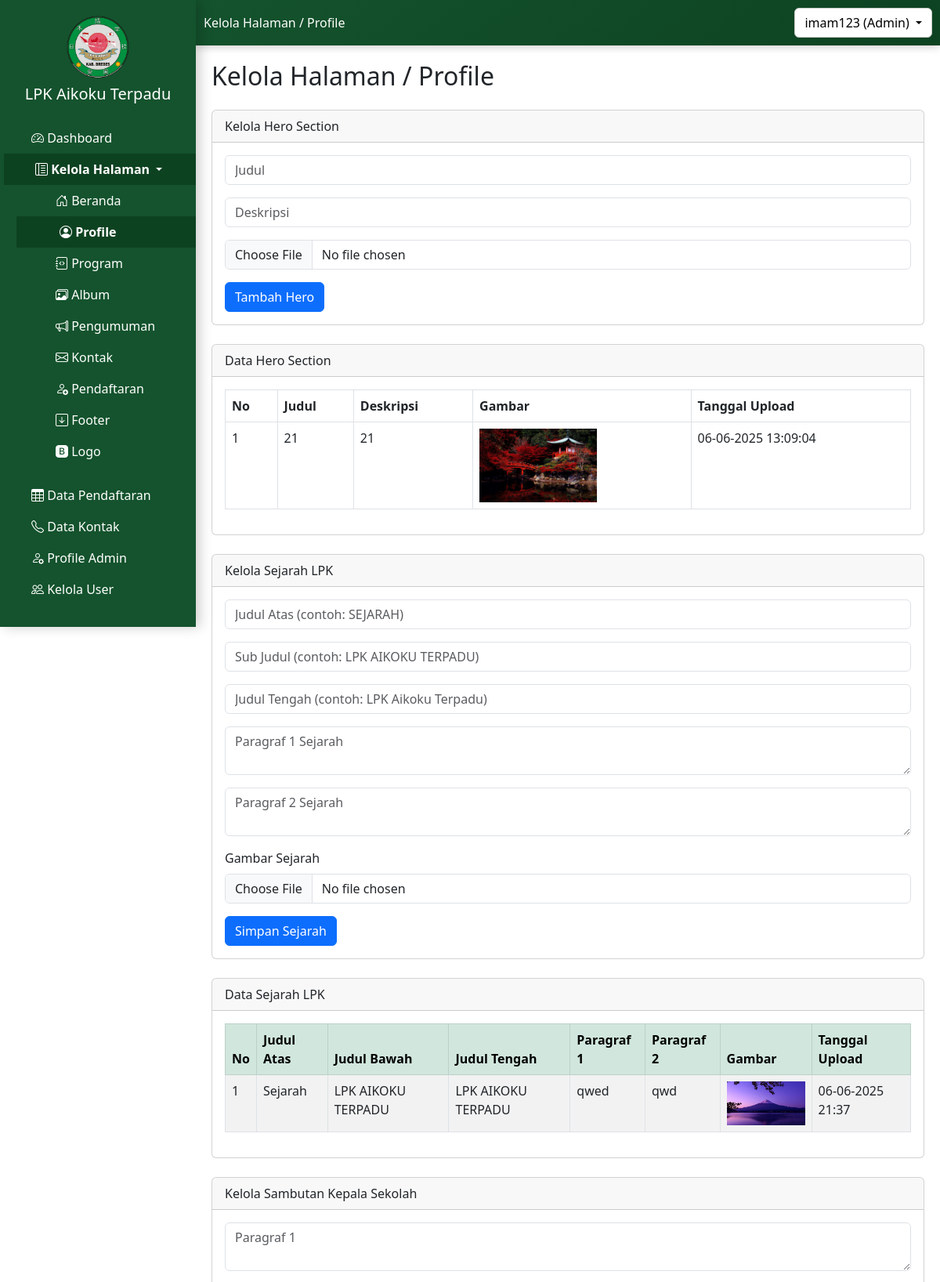
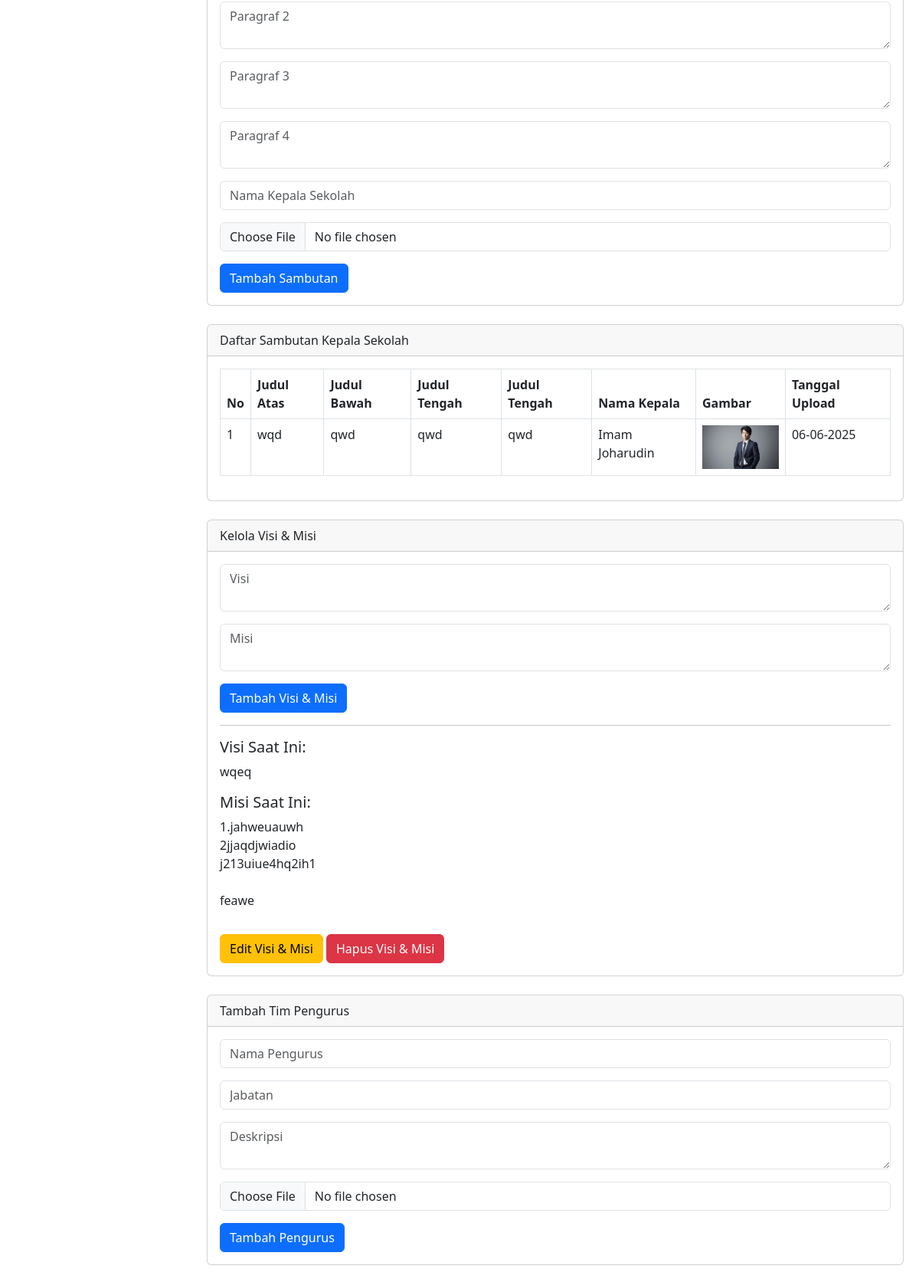
Screenshot of /admin/kelola_halaman/profile/profile_admin.php (signed in, upper part) with the database file from the repository (2 pictures, top to bottom).
### tables this page shows
CREATE TABLE `tb_hero_profile` (
  `id_hero` int(11) NOT NULL,
  `judul` varchar(255) NOT NULL,
  `deskripsi` text NOT NULL,
  `gambar` varchar(255) NOT NULL,
  `upload_date` timestamp NOT NULL DEFAULT current_timestamp()
);

CREATE TABLE `tb_profile_sejarah` (
  `id` int(11) NOT NULL,
  `judul_atas` varchar(100) DEFAULT NULL,
  `judul_bawah` varchar(100) DEFAULT NULL,
  `judul_tengah` varchar(100) DEFAULT NULL,
  `paragraf1` text DEFAULT NULL,
  `paragraf2` text DEFAULT NULL,
  `gambar` varchar(255) DEFAULT NULL,
  `tanggal_upload` datetime DEFAULT current_timestamp()
);

CREATE TABLE `tb_profile_sambutan` (
  `id` int(11) NOT NULL,
  `paragraf_1` text NOT NULL,
  `paragraf_2` text NOT NULL,
  `paragraf_3` text NOT NULL,
  `paragraf_4` text NOT NULL,
  `nama_kepala` varchar(255) NOT NULL,
  `gambar` varchar(255) NOT NULL,
  `tanggal_upload` timestamp NOT NULL DEFAULT current_timestamp()
);

CREATE TABLE `tb_profile_visimisi` (
  `id_visimisi` int(11) NOT NULL,
  `visi` text NOT NULL,
  `misi` text NOT NULL,
  `tanggal_upload` datetime DEFAULT current_timestamp()
);

### admin/kelola_halaman/profile/profile_admin.php (the view, shortened to what this page needs)
<?php
include '../../../config.php';
$hero_result = mysqli_query($mysqli, "SELECT * FROM tb_hero_profile ORDER BY id_hero DESC");
$sejarah = mysqli_query($mysqli, "SELECT * FROM tb_profile_sejarah ORDER BY id DESC LIMIT 1");
$sambutan_result = mysqli_query($mysqli, "SELECT * FROM tb_profile_sambutan ORDER BY tanggal_upload DESC LIMIT 1");
$data = mysqli_query($mysqli, "SELECT * FROM tb_profile_visimisi ORDER BY tanggal_upload DESC LIMIT 1");
$visimisi = mysqli_fetch_assoc($data);
$pageTitle = 'Kelola Halaman / Profile';
?>
<!DOCTYPE html>
<html lang="id">
<head>
</head>
<body>
    <?php include '../../../sidebar1.php'; ?>
    <div class="content">
        <h2 class="mb-4"><?php echo $pageTitle; ?></h2>
        <div class="card mb-4">
            <div class="card-header">Kelola Hero Section</div>
            <div class="card-body">
                <form action="hero/proses_tambah_hero_profile.php" method="POST" enctype="multipart/form-data">
                    <input type="text" name="judul" class="form-control mb-3" placeholder="Judul" required>
                    <input type="text" name="deskripsi" class="form-control mb-3" placeholder="Deskripsi" required>
                    <input type="file" name="gambar" class="form-control mb-3" required>
                    <button type="submit" class="btn btn-primary">Tambah Hero</button>
                </form>
            </div>
        </div>
        <div class="card mb-4">
            <div class="card-header">Data Hero Section</div>
            <div class="card-body">
                <table class="table table-bordered">
                    <thead>
                        <tr>
                            <th>No</th>
                            <th>Judul</th>
                            <th>Deskripsi</th>
                            <th>Gambar</th>
                            <th>Tanggal Upload</th>
                        </tr>
                    </thead>
                    <tbody>
                        <?php
                        $no = 1;
                        while ($row = mysqli_fetch_assoc($hero_result)) {
                            ?>
                            <tr>
                                <td><?= $no++; ?></td>
                                <td><?= $row['judul']; ?></td>
                                <td><?= $row['deskripsi']; ?></td>
                                <td>
                                    <img src="../../../uploads/<?= $row['gambar']; ?>" width="150" alt="Hero Gambar">
                                </td>
                                <td><?= date('d-m-Y H:i:s', strtotime($row['upload_date'])); ?></td>
                            </tr>
                        <?php } ?>
                    </tbody>
                </table>
            </div>
        </div>
        <div class="card mb-4">
            <div class="card-header">Kelola Sejarah LPK</div>
            <div class="card-body">
                <form action="sejarah/proses_tambah_sejarah.php" method="POST" enctype="multipart/form-data">
                    <input type="text" name="judul_atas" class="form-control mb-3"
                        placeholder="Judul Atas (contoh: SEJARAH)" required>
                    <input type="text" name="judul_bawah" class="form-control mb-3"
                        placeholder="Sub Judul (contoh: LPK AIKOKU TERPADU)" required>
                    <input type="text" name="judul_tengah" class="form-control mb-3"
                        placeholder="Judul Tengah (contoh: LPK Aikoku Terpadu)" required>
                    <textarea name="paragraf1" class="form-control mb-3" placeholder="Paragraf 1 Sejarah"
                        required></textarea>
                    <textarea name="paragraf2" class="form-control mb-3" placeholder="Paragraf 2 Sejarah"
                        required></textarea>
                    <label class="form-label">Gambar Sejarah</label>
                    <input type="file" name="gambar" class="form-control mb-3" required>
                    <button type="submit" class="btn btn-primary">Simpan Sejarah</button>
                </form>
            </div>
        </div>
        <div class="card mb-4">
            <div class="card-header">Data Sejarah LPK</div>
            <div class="card-body">
                <table class="table table-bordered table-striped">
                    <thead class="table-success">
                        <tr>
                            <th>No</th>
                            <th>Judul Atas</th>
                            <th>Judul Bawah</th>
                            <th>Judul Tengah</th>
                            <th>Paragraf 1</th>
                            <th>Paragraf 2</th>
                            <th>Gambar</th>
                            <th>Tanggal Upload</th>
                        </tr>
                    </thead>
                    <tbody>
                        <?php $no = 1;
                        while ($data = mysqli_fetch_assoc($sejarah)) {
                            ?>
                            <tr>
                                <td><?= $no++; ?></td>
                                <td><?= $data['judul_atas']; ?></td>
                                <td><?= $data['judul_bawah']; ?></td>
                                <td><?= $data['judul_tengah']; ?></td>
                                <td><?= $data['paragraf1']; ?></td>
                                <td><?= $data['paragraf2']; ?></td>
                                <td><img src="../../../uploads/<?= $data['gambar']; ?>" width="100"></td>
                                <td><?= date('d-m-Y H:i', strtotime($data['tanggal_upload'])); ?></td>
                            </tr>
                        <?php } ?>
                    </tbody>
                </table>
            </div>
        </div>
        <div class="card mb-4">
            <div class="card-header">Kelola Sambutan Kepala Sekolah</div>
            <div class="card-body">
                <form action="sambutan/proses_tambah_sambutan.php" method="POST" enctype="multipart/form-data">
                    <textarea name="paragraf_1" class="form-control mb-3" placeholder="Paragraf 1" required></textarea>
                    <textarea name="paragraf_2" class="form-control mb-3" placeholder="Paragraf 2" required></textarea>
                    <textarea name="paragraf_3" class="form-control mb-3" placeholder="Paragraf 3" required></textarea>
                    <textarea name="paragraf_4" class="form-control mb-3" placeholder="Paragraf 4" required></textarea>
                    <input type="text" name="nama_kepala" class="form-control mb-3" placeholder="Nama Kepala Sekolah"
                        required>
                    <input type="file" name="gambar" class="form-control mb-3" required>
                    <button type="submit" class="btn btn-primary">Tambah Sambutan</button>
                </form>
            </div>
        </div>
        <div class="card mb-4">
            <div class="card-header">Daftar Sambutan Kepala Sekolah</div>
            <div class="card-body">
                <table class="table table-bordered">
                    <thead>
                        <tr>
                            <th>No</th>
                            <th>Judul Atas</th>
                            <th>Judul Bawah</th>
                            <th>Judul Tengah</th>
                            <th>Judul Tengah</th>
                            <th>Nama Kepala</th>
                            <th>Gambar</th>
                            <th>Tanggal Upload</th>
                        </tr>
                    </thead>
                    <tbody>
                        <?php
                        $no = 1;
                        while ($row = mysqli_fetch_assoc($sambutan_result)) {
                            echo "<tr>";
                            echo "<td>$no</td>";
                            echo "<td>" . htmlspecialchars($row['paragraf_1']) . "</td>";
                            echo "<td>" . htmlspecialchars($row['paragraf_2']) . "</td>";
                            echo "<td>" . htmlspecialchars($row['paragraf_3']) . "</td>";
                            echo "<td>" . htmlspecialchars($row['paragraf_4']) . "</td>";
                            echo "<td>" . htmlspecialchars($row['nama_kepala']) . "</td>";
                            echo "<td><img src='../../../uploads/" . htmlspecialchars($row['gambar']) . "' width='100'></td>";
                            echo "<td>" . date('d-m-Y', strtotime($row['tanggal_upload'])) . "</td>";
                            echo "</tr>";
                            $no++;
                        }
                        ?>
                    </tbody>
                </table>
            </div>
        </div>
        <div class="card mb-4">
            <div class="card-header">Kelola Visi & Misi</div>
            <div class="card-body">
                <form action="visi_misi/proses_tambah_visimisi.php" method="POST">
                    <textarea name="visi" class="form-control mb-3" placeholder="Visi" required></textarea>
                    <textarea name="misi" class="form-control mb-3" placeholder="Misi" required></textarea>
                    <button type="submit" class="btn btn-primary">Tambah Visi & Misi</button>
                </form>
                <hr>
                <h5>Visi Saat Ini:</h5>
                <p><?= isset($visimisi['visi']) ? nl2br($visimisi['visi']) : '<i>Data visi belum tersedia.</i>'; ?></p>
                <h5>Misi Saat Ini:</h5>
                <p><?= isset($visimisi['misi']) ? nl2br($visimisi['misi']) : '<i>Data misi belum tersedia.</i>'; ?></p>
                <a href="edit_visimisi.php" class="btn btn-warning mt-3">Edit Visi & Misi</a>
                <a href="hapus_visimisi.php" class="btn btn-danger mt-3">Hapus Visi & Misi</a>
            </div>
        </div>
        <div class="card mb-4">
            <div class="card-header">Tambah Tim Pengurus</div>
            <div class="card-body">
                <form action="pengurus/proses_tambah_pengurus.php" method="POST" enctype="multipart/form-data">
                    <input type="text" name="nama_pengurus" class="form-control mb-3" placeholder="Nama Pengurus"
                        required>
                    <input type="text" name="jabatan" class="form-control mb-3" placeholder="Jabatan" required>
                    <textarea name="deskripsi" class="form-control mb-3" placeholder="Deskripsi" required></textarea>
                    <input type="file" name="foto" class="form-control mb-3" required>
                    <button type="submit" class="btn btn-primary">Tambah Pengurus</button>
                </form>
            </div>
        </div>
    </div>
</body>
</html>

### sidebar1.php (style rules this page uses)
.content { margin-left: 250px; padding: 20px; overflow-x: auto; max-width: calc(100vw - 250px); }

### rows the page displays
tb_hero_profile: judul "21", deskripsi "21", gambar (picture), upload_date "06-06-2025 13:09:04"
tb_profile_sejarah: judul_atas "Sejarah", judul_bawah "LPK AIKOKU TERPADU", judul_tengah "LPK AIKOKU TERPADU", paragraf1 "qwed", paragraf2 "qwd", gambar (picture), tanggal_upload "06-06-2025 21:37"
tb_profile_sambutan: paragraf_1 "wqd", paragraf_2 "qwd", paragraf_3 "qwd", paragraf_4 "qwd", nama_kepala "Imam Joharudin", gambar (picture), tanggal_upload "06-06-2025"
tb_profile_visimisi: visi "wqeq", misi "1.jahweuauwh 2jjaqdjwiadio j213uiue4hq2ih1 feawe"

### other values shown
$pageTitle "Kelola Halaman / Profile"
$_SESSION['username'] "imam123"
$_SESSION['roles'] "Admin"
